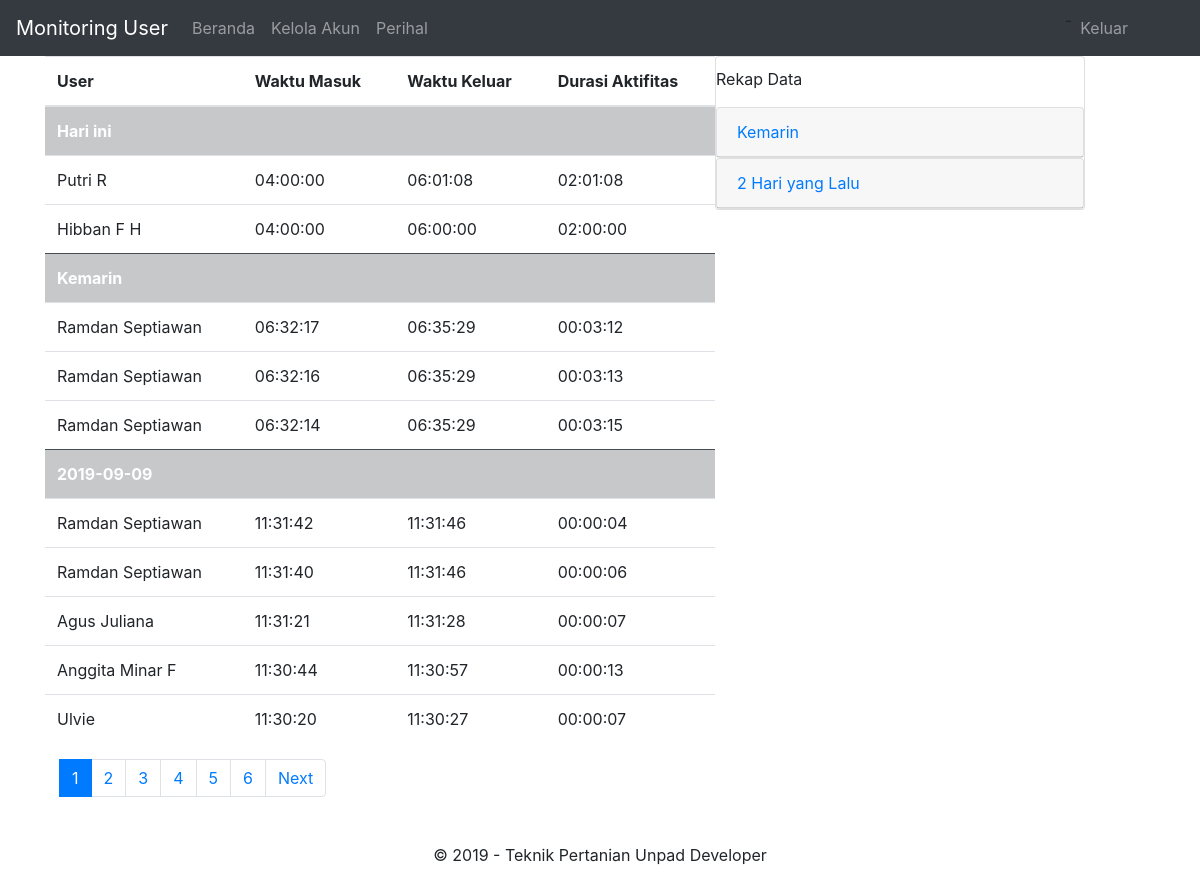
The page /index_admin.php?pesan=berhasil (signed in) on the database its author committed.
### tables this page shows
CREATE TABLE `user` (
  `id_user` int(10) NOT NULL,
  `nama_lengkap` varchar(100) NOT NULL,
  `email` varchar(50) NOT NULL,
  `nomor_hp` varchar(12) NOT NULL,
  `waktu_dibuat` timestamp NOT NULL DEFAULT CURRENT_TIMESTAMP ON UPDATE CURRENT_TIMESTAMP
);

### index_admin.php (the view, shortened to what this page needs)
<?php
include('config.php');
$limit = isset($_POST["limit-records"]) ? $_POST["limit-records"] : 10;
$perpage = 10;
$page = isset($_GET["halaman"]) ? (int)$_GET["halaman"] : 1;
$start = ($page > 1) ? ($page * $perpage) - $perpage : 0;
$hasil = $db->query("SELECT u.nama_lengkap, DATE(l.waktu_masuk) as tanggal_masuk, TIME(l.waktu_masuk) as masuk, TIME(l.waktu_keluar) as waktu_keluar, SEC_TO_TIME(TIME_TO_SEC(l.waktu_keluar) - TIME_TO_SEC(l.waktu_masuk)) AS estimasi FROM log_akses l
                    INNER JOIN manajerial m ON l.id_verifikasi = m.id_verifikasi INNER JOIN user u ON m.id_user = u.id_user
                    ORDER BY DATE(l.waktu_masuk) DESC, TIME(l.waktu_masuk) DESC LIMIT $start, $limit");
$sql = $db->query("SELECT * FROM log_akses");
$total = mysqli_num_rows($sql);
$pages = ceil($total/$perpage);
?>
<!DOCTYPE html>
<html lang="en">
<head>
    <link rel="stylesheet" href="https://maxcdn.bootstrapcdn.com/bootstrap/4.3.1/css/bootstrap.min.css">
    <link rel="stylesheet" type="text/css" href="//cdn.datatables.net/1.10.11/css/jquery.dataTables.min.css">
</head>
<body>
    <nav class="navbar navbar-expand-md navbar-dark bg-dark sticky-top">
        <a href="#" class="navbar-brand">Monitoring User</a>
        <ul class="navbar-nav w-100">
            <li class="nav-item"><a href="index_admin.php" class="nav-link">Beranda</a></li>
            <li class="nav-item"><a href="register.php" class="nav-link">Kelola Akun</a></li>
            <li class="nav-item"><a href="#" class="nav-link">Perihal</a></li>
        </ul>
        <ul class="navbar-nav w-100 justify-content-end">-
            <li class="nav-item justify-content-end mr-5"><a href="logout.php" class="nav-link">Keluar</a></li>
        </ul>
    </nav>
    <div class="container-fluid">
        <div class="row">
            <div class="col-md-7">
                <table class="table table-stripped table-hover maintabel" style="margin-left:30px;">
                    <thead>
                    <tr>
                        <th scope="col">User</th>
                        <th scope="col">Waktu Masuk</th>
                        <th scope="col">Waktu Keluar</th>
                        <th scope="col">Durasi Aktifitas</th>
                    </tr>
                    </thead>
                    <?php
                    if ($hasil-> num_rows > 0){
                        $cur_date = false;
                        while($row = $hasil-> fetch_assoc()) {
                            if ($row['tanggal_masuk'] != $cur_date) {
                    ?>
                    <tr class="table-dark">
                        <td colspan='4'><b><?php if ($row['tanggal_masuk'] == date('Y-m-d')):
                            echo "Hari ini";
                        elseif ($row['tanggal_masuk'] == date('Y-m-d', time() - 86400)):
                            echo "Kemarin";
                        else:
                            echo $row['tanggal_masuk'];
                        endif;
                        ?></b></td>
                    </tr>
                    <?php $cur_date = $row['tanggal_masuk'];
                        }?>
                    <tr>
                        <td><?php echo $row['nama_lengkap'] ?></td>
                        <td><?php echo $row['masuk'] ?></td>
                        <td><?php if ($row['waktu_keluar'] === NULL):
                                echo "User belum keluar";
                            else:
                                echo $row['waktu_keluar'];
                            endif; ?></td>
                        <td><?php if ($row['estimasi'] < 0):
                                echo "User belum Keluar";
                            else:
                                echo $row['estimasi'];
                            endif; ?></td>
                    </tr>
                    <?php
                        }
                    }
                    ?>
                </table>
            </div>
            <div class="col-md-4">
                <div class="card">
                    <p style="margin-top:10px;">Rekap Data</p>
                    <div id="accordion">
                        <div class="card">
                            <div class="card-header">
                                <a class="card-link" data-toggle="collapse" href="#kemarin">Kemarin</a>
                            </div>
                        </div>
                        <div class="card">
                            <div class="card-header">
                                <a class="card-link" data-toggle="collapse" href="#lusa">2 Hari yang Lalu</a>
                            </div>
                        </div>
                    </div>
                </div>
            </div>
        </div>
        <div class="col-md-3">
            <ul class="pagination" style="margin-left:30px;">
                <?php for($i=1; $i<=$pages; $i++) :?>
                <li class="<?php if($i == $page) {echo 'page-item active';} else {echo 'page-item';} ?>">
                        <a href="?halaman=<?= $i; ?>" class="page-link"><?= $i; ?></a>
                    <?php endfor;?>
                </li>
                <li class="page-item"><?php if($page < $pages): ?>
                    <a href="?halaman=<?= $page + 1;?>" class="page-link">Next</a>
                <?php endif; ?>
                </li>
            </ul>
        </div>
    </div>
    <?php include "footer.php"; ?>
</body>
</html>

### rows shown on the page
user: shows "Hari ini", nama_lengkap "Putri R", masuk "04:00:00", waktu_keluar "06:01:08", estimasi "02:01:08"
user: nama_lengkap "Hibban F H", masuk "04:00:00", waktu_keluar "06:00:00", estimasi "02:00:00"
user: shows "Kemarin", nama_lengkap "Ramdan Septiawan", masuk "06:32:17", waktu_keluar "06:35:29", estimasi "00:03:12", masuk "06:32:16", estimasi "00:03:13", masuk "06:32:14", estimasi "00:03:15", tanggal_masuk "2019-09-09", masuk "11:31:42", waktu_keluar "11:31:46", estimasi "00:00:04", masuk "11:31:40", estimasi "00:00:06"
user: nama_lengkap "Agus Juliana", masuk "11:31:21", waktu_keluar "11:31:28", estimasi "00:00:07"
user: nama_lengkap "Anggita Minar F", masuk "11:30:44", waktu_keluar "11:30:57", estimasi "00:00:13"
user: nama_lengkap "Ulvie", masuk "11:30:20", waktu_keluar "11:30:27", estimasi "00:00:07"
